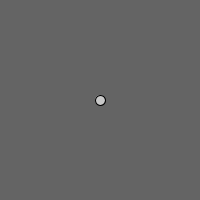
Frame 1 (no input)
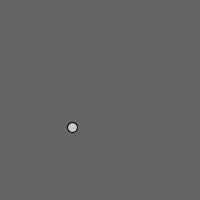
Frame 60 (the mouse pressed at the canvas centre just before this capture)
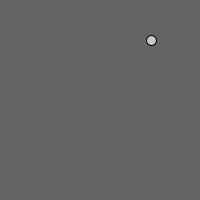
Frame 120 (the mouse held since frame 60 and released just before this capture)

The Processing sketch that drew these frames (run headless with seeded random() and noise(); from frame 60 on, the mouse is pressed at the canvas centre):

// Processing sketch: processing_93796
// ── processing_93796.pde





color bg = color(100);

color fg = color(200);

int radius = 10;

float x, y, vx, vy ;

void setup()
{

  size(200, 200);
  x = width/2;
  y = height/2;
  float a = random(TWO_PI);
  vx = cos(a)*5;
  vy = sin(a)*5;
}

void draw()
{
  background(bg);
  fill(fg);
  ellipse(x, y, radius, radius);
  move();
  collide();
}

void move()

{
  float dt = 1;
  x += vx*dt;
  y += vy*dt;
}

void collide()

{

  if ( x<0 || x>width ) vx = -vx;

  if ( y<0 || y>height ) vy = -vy;

}
